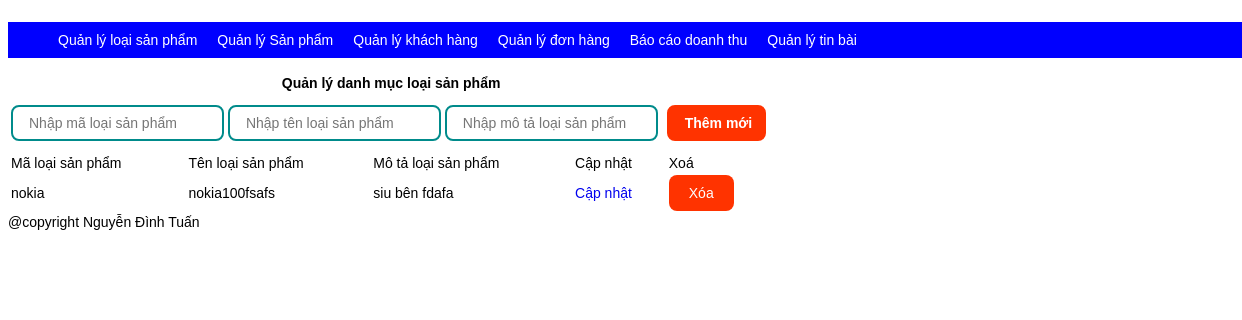
The page /Manager.php?action=ADProductType on the database as committed earlier.
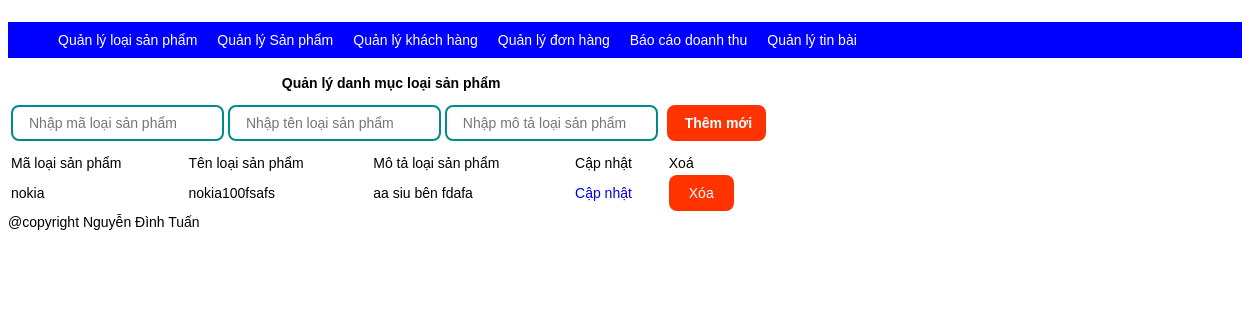
The same page on the database as committed later.
### tables this page shows
CREATE TABLE `adproducttype` (
  `ma_loaisp` varchar(20) NOT NULL,
  `ten_loaisp` varchar(50) NOT NULL,
  `mota_loaisp` varchar(200) NOT NULL
);

### Back_End/ADProductType/ADProductType_Function.php (called while the page is built, shortened)
<?php
	function getProductType(){
		$db=connect();
		$sql="SELECT * FROM adproducttype ";
		$stm=$db->prepare($sql);
		$stm->execute();
		$productType=$stm->fetchAll();
		return $productType;
	}
	?>

### Back_End/ADProductType/ADProductType_View.php (the view, shortened to what this page needs)
<?php
require_once "ADProductType_Function.php";
$productType=getProductType();
?>
<form method="post">
    <table>
        <tr>
            <th colspan="5">Quản lý danh mục loại sản phẩm</th>
        </tr>
        <tr>
            <td colspan="5">
                <input type="text" name="txt_maloaisp" placeholder="Nhập mã loại sản phẩm" />
                <input type="text" name="txt_tenloaisp" placeholder="Nhập tên loại sản phẩm" />
                <input type="text" name="txt_motaloaisp" placeholder="Nhập mô tả loại sản phẩm" />
                <input type="submit" name="btn_submit" value="Thêm mới" />
            </td>
        <tr>
            <td>Mã loại sản phẩm</td>
            <td>Tên loại sản phẩm</td>
            <td>Mô tả loại sản phẩm</td>
            <td>Cập nhật</td>
            <td>Xoá</td>
        </tr>
        </tr>
        <?php foreach($productType as $k=>$v){?>
        <tr>
            <td><?php echo $v["ma_loaisp"]?></td>
            <td><?php echo $v["ten_loaisp"]?></td>
            <td><?php echo $v["mota_loaisp"]?></td>
            <td>
                <a href="Manager.php?action=UpdateAdProductType&id=<?php echo $v["ma_loaisp"];?>">
                    Cập nhật
                </a>
            </td>
            <td>
                <button type="submit" name="btn_submit" value="delete"
                    formaction="Manager.php?action=AdProductType&id=<?php echo $v["ma_loaisp"];?>"
                    onclick="return confirm('bạn có muốn xóa không')">
                    Xóa
                </button>
            </td>
        </tr>
        <?php } ?>
    </table>
</form>

Rows that differ between the two databases and show on the page:
changed adproducttype "nokia": mota_loaisp "siu bên fdafa" → "aa siu bên fdafa"
